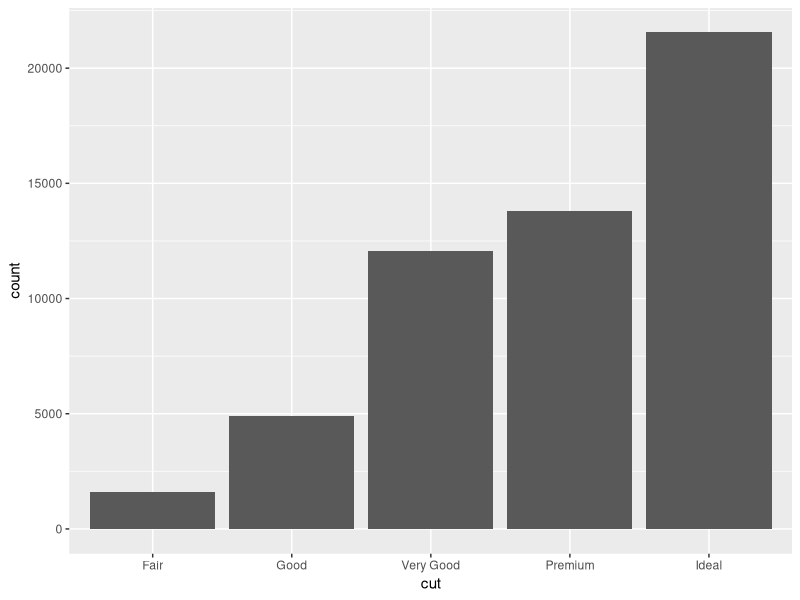
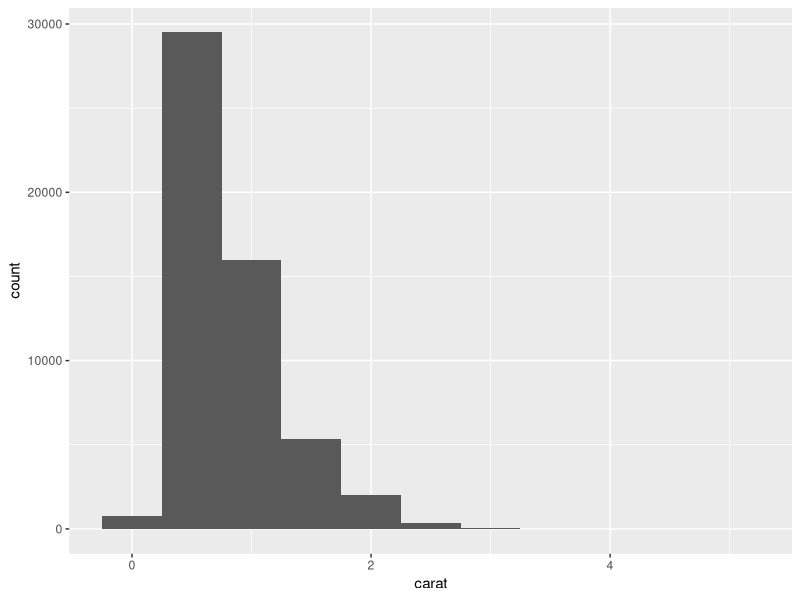
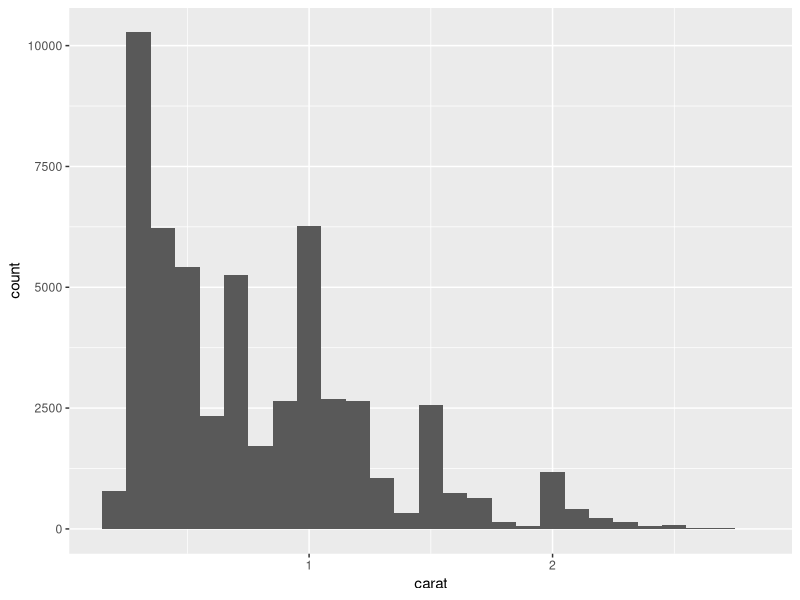
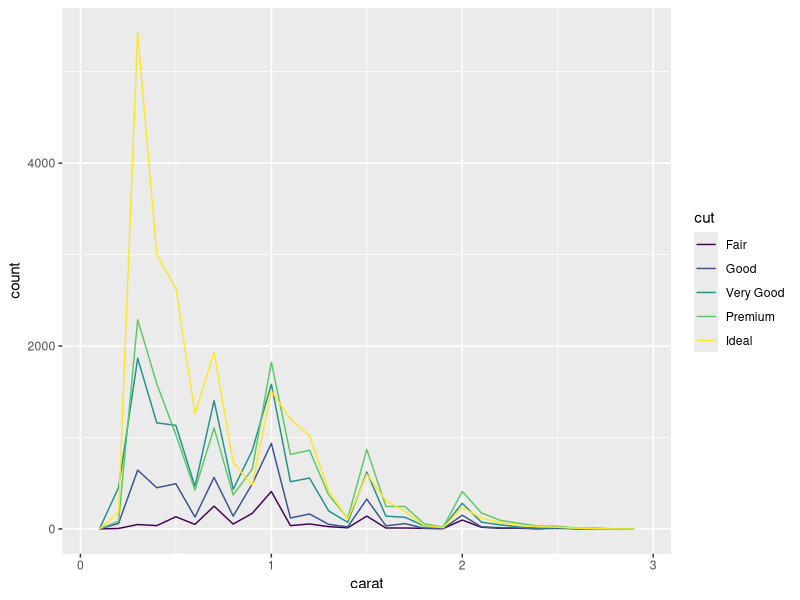
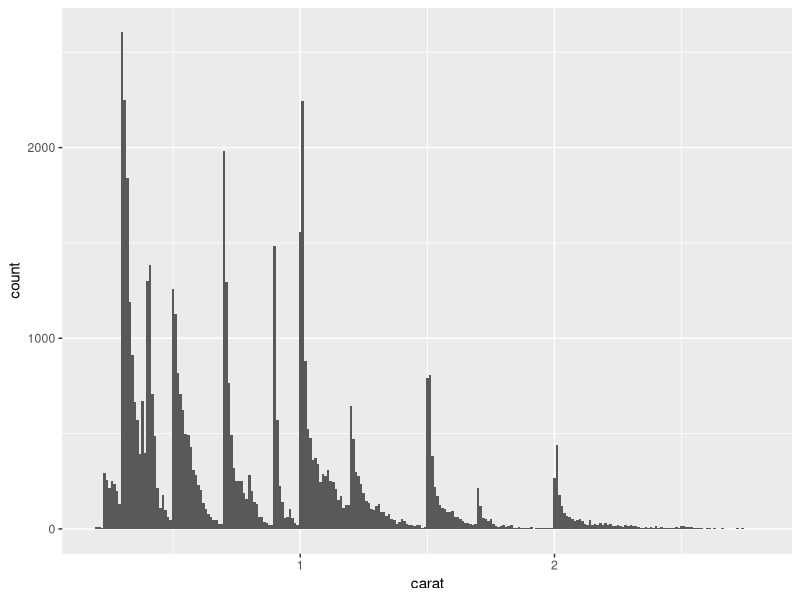
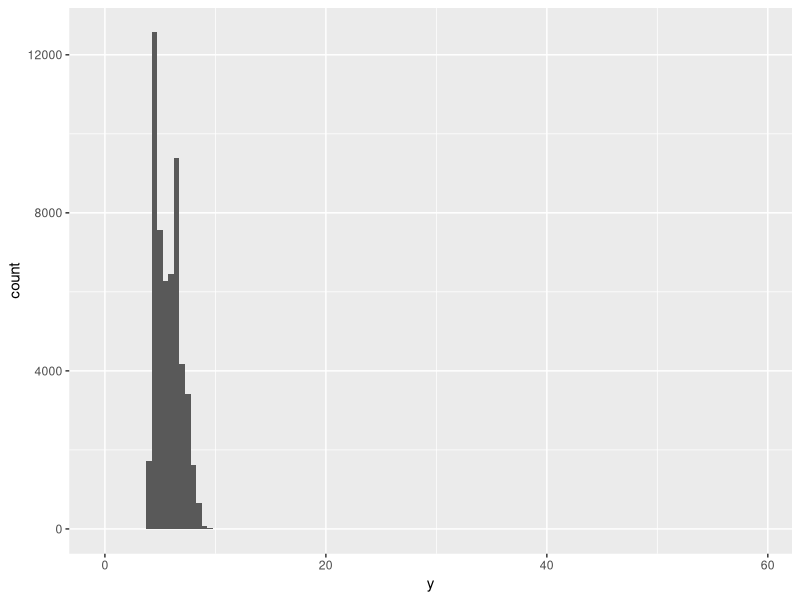
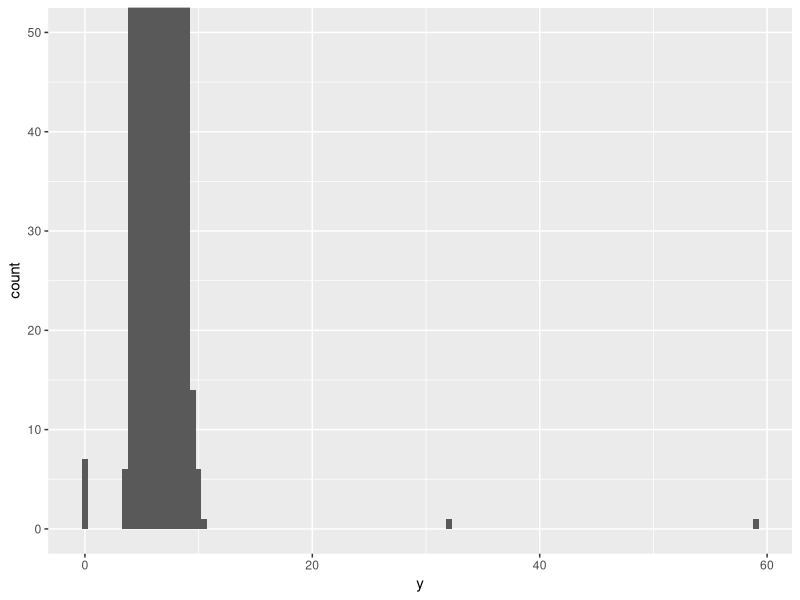
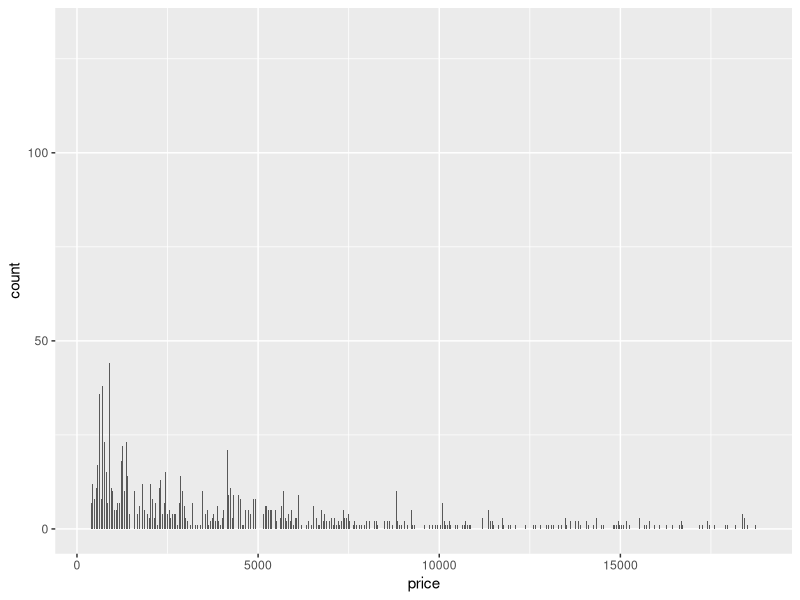

Here is the R script that generated these plots, in order:
# install.packages("tidyverse")
setwd("C:/Users/nade/Desktop/Data Analysis R")

### LOAD PACKAGE ###
library(tidyverse)

### Chapter 3 Exploratory Data Analysis
# Visualizing Distrinution
# For categorical values we use bar plot
ggplot(data = diamonds) +
  geom_bar(mapping = aes(x = cut))

# Compute the height of the bars manually
diamonds %>%
  count(cut)

# For continuous variables we use histogram
ggplot(data = diamonds) +
  geom_histogram(mapping = aes(x = carat), binwidth = 0.5)

# Compute manually
diamonds %>%
  count(cut_width(carat, 0.5))
# Need to set the width because histogram separates x-axis into equally spaced bins

# If we only want to check the diamonds within three carats
smaller <- diamonds %>%
  filter(carat < 3)

ggplot(data = smaller, mapping = aes(x = carat)) +
  geom_histogram(binwidth = 0.1)

# If you want to overlay many histograms in the same plot, use geom_freqpoly
ggplot(data = smaller, mapping = aes(x = carat, color = cut)) +
  geom_freqpoly(binwidth = 0.1)

# in general
ggplot(data = smaller, mapping = aes(x = carat)) +
  geom_histogram(binwidth = 0.01)

# The only evidence of outliers is the unusually wide limites on the y-axis
ggplot(diamonds) +
  geom_histogram(mapping = aes(x=y), binwidth = 0.5)

# To see outliers, we can zoom in to small values of the y-axis with coord_cartesian()
ggplot(diamonds) +
  geom_histogram(mapping = aes(x = y), binwidth = 0.5) +
  coord_cartesian(ylim = c(0,50))

# Exercises
# 2. Explore the distribution of price. Do you discover anything unusual or surprising?
# Think careful about the bin width and make sure you try a wide range of values
ggplot(data = diamonds, mapping = aes(x = price)) +
  geom_histogram(binwidth = 0.5)
ggplot(data = diamonds, mapping = aes(x = price)) +
  geom_histogram(binwidth = 1)
ggplot(data = diamonds, mapping = aes(x = price)) +
  geom_histogram(binwidth = 5)
ggplot(data = diamonds, mapping = aes(x = price)) +
  geom_histogram(binwidth = 10)
ggplot(data = diamonds, mapping = aes(x = price)) +
  geom_histogram(binwidth = 100)
ggplot(data = diamonds, mapping = aes(x = price)) +
  geom_histogram(binwidth = 1000)
# manually calculate with width 100
diamonds %>%
  count(cut_width(price, 100))

# 2. How many diamonds are 0.99 carat? How many are 1 carat? What do you think is the cause of the
# difference?
ninetynine <- diamonds %>%
  filter(carat == 0.99) %>%
  summarize(ninetyninecarat =  n())
ninetynine
# there are 23 diamonds with 0.99 carat
one <- diamonds %>%
  filter(carat == 1)
one %>%
  summarize(count = n())
# But there are 1558 diamonds with 1 carat
# Interesting, not sure why because I am not quite familiar with diamonds

# 4. Compare and contrast corrd_cartesian() versus xlim() or ylim() when
# zooming in on a histogram. What happens if you leave binwidth unset? What
# happens if you try to zoom so only half a bar shows.
q4test <- ggplot(data = diamonds, mapping = aes(x = price)) +
  geom_histogram(binwidth = 100)
# zoom in from y-axis
q4test1 <- ggplot(data = diamonds, mapping = aes(x = price)) +
  geom_histogram(binwidth = 100) +
  coord_cartesian(ylim = c(0, 200))
q4test1 # It shows only from 0 to 200 on y-axis
# zoom in from x-axis
q4test2 <- ggplot(data = diamonds, mapping = aes(x = price)) +
  geom_histogram(binwidth = 100) +
  coord_cartesian(xlim = c(0, 10000))
q4test2 # It shows only from 0 to 10000 on x-axis
# leaving binwidth unset
q4test3 <- ggplot(data = diamonds, mapping = aes(x = price)) +
  geom_histogram()
q4test3 # If you leave the binwidth unset, ggplot2 will set a default one for you
# otherwise, the smallest binwidth for diamonds price taks a long time for R to process

